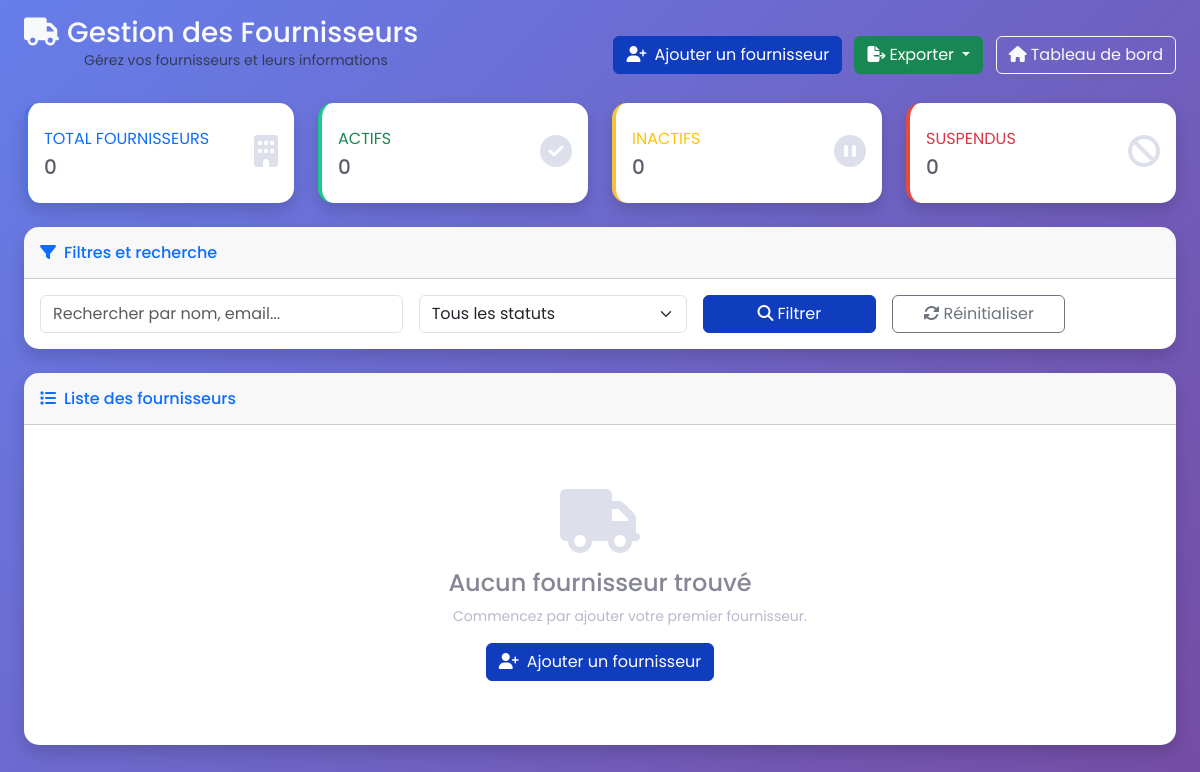
Before: /accounts/suppliers/ (signed in) with the older database file.
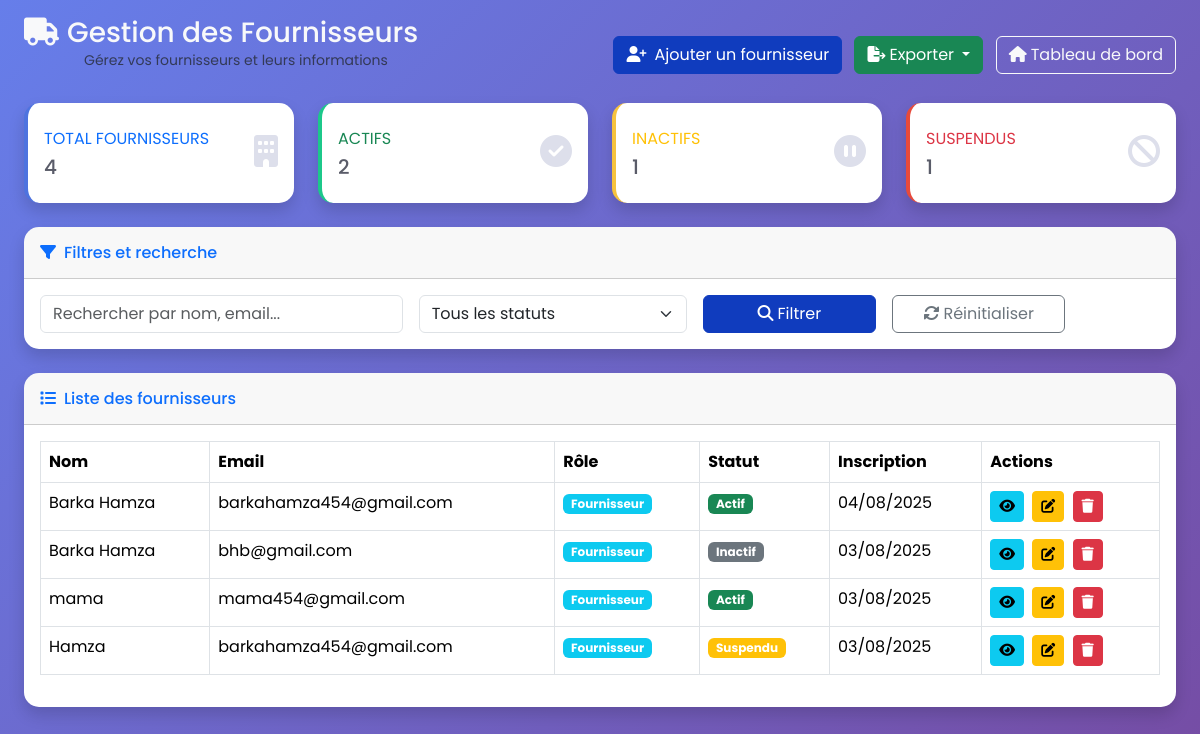
After: the same page with the newer database file.
### apps/core/models.py (models this page shows, shortened)
class Supplier(models.Model):
    class Status(models.TextChoices):
        ACTIVE = "ACTIVE", "Actif"
        INACTIVE = "INACTIVE", "Inactif"
        SUSPENDED = "SUSPENDED", "Suspendu"
    name = models.CharField(max_length=200, verbose_name="Nom du fournisseur")
    contact_person = models.CharField(max_length=150, verbose_name="Personne de contact")
    email = models.EmailField(verbose_name="Email")
    phone_regex = RegexValidator(
        regex=r'^\+?1?\d{9,15}$',
        message="Le numéro doit être au format: '+999999999'. 15 chiffres maximum."
    )
    phone = models.CharField(validators=[phone_regex], max_length=17, verbose_name="Téléphone")
    address = models.TextField(verbose_name="Adresse complète")
    city = models.CharField(max_length=100, verbose_name="Ville")
    postal_code = models.CharField(max_length=20, verbose_name="Code postal")
    country = models.CharField(max_length=100, default="France", verbose_name="Pays")
    tax_number = models.CharField(max_length=50, blank=True, verbose_name="Numéro TVA")
    payment_terms = models.CharField(max_length=100, default="30 jours", verbose_name="Conditions de paiement")
    credit_limit = models.DecimalField(max_digits=12, decimal_places=2, default=0.00, verbose_name="Limite de crédit (€)")
    status = models.CharField(max_length=20, choices=Status.choices, default=Status.ACTIVE, verbose_name="Statut")
    notes = models.TextField(blank=True, verbose_name="Notes internes")
    created_at = models.DateTimeField(auto_now_add=True, verbose_name="Créé le")
    updated_at = models.DateTimeField(auto_now=True, verbose_name="Modifié le")
    class Meta:
        verbose_name = "Fournisseur"
        verbose_name_plural = "Fournisseurs"
        ordering = ['name']

### apps/accounts/views.py (the view)
# urls.py: path('suppliers/',        views.SupplierListView.as_view(),      name='supplier_list'),
class SupplierListView(LoginRequiredMixin, AdminRequiredMixin, ListView):
    model = Supplier
    template_name = 'accounts/suppliers/supplier_list.html'
    context_object_name = 'suppliers'
    paginate_by = 15
    def get_queryset(self):
        qs = Supplier.objects.all().order_by('-created_at')
        self.form = SupplierSearchForm(self.request.GET)
        if self.form.is_valid():
            search = self.form.cleaned_data.get('search', '')
            status = self.form.cleaned_data.get('status', '')
            if search:
                qs = qs.filter(name__icontains=search)
            if status:
                qs = qs.filter(status=status)
        return qs
    def get_context_data(self, **kwargs):
        ctx = super().get_context_data(**kwargs)
        form = getattr(self, 'form', SupplierSearchForm())
        qs = ctx['page_obj'].paginator.object_list
        ctx['search_form'] = form
        ctx['total'] = qs.count()
        if form.is_valid():
            ctx['status_filter'] = form.cleaned_data.get('status', '')
        else:
            ctx['status_filter'] = ''
        ctx['status_choices'] = Supplier.Status.choices
        ctx['active'] = qs.filter(status=Supplier.Status.ACTIVE).count()
        ctx['inactive'] = qs.filter(status=Supplier.Status.INACTIVE).count()
        ctx['suspended'] = qs.filter(status=Supplier.Status.SUSPENDED).count()
        return ctx

### apps/accounts/forms.py
class SupplierSearchForm(forms.Form):
    search = forms.CharField(
        required=False,
        widget=forms.TextInput(attrs={'class':'form-control','placeholder':'Rechercher par nom, email…'}),
        label=""
    )
    status = forms.ChoiceField(
        required=False,
        choices=[('', 'Tous les statuts')] + list(Supplier.Status.choices),
        widget=forms.Select(attrs={'class':'form-select'})
    )

### apps/accounts/models.py (called while the page is built)
    def is_admin(self):
        return self.role == self.Role.ADMIN

### apps/accounts/views.py (called while the page is built)
    def test_func(self):
        return self.request.user.is_authenticated and self.request.user.is_admin()

### apps/accounts/templates/accounts/suppliers/supplier_list.html (shortened to what the changed rows need)
{% extends 'base.html' %}
{% load crispy_forms_tags %}
{% block content %}
<div class="container-fluid px-4 mt-5">
    <div class="d-flex justify-content-between align-items-center mb-4 supplier-header">
        <div>
            <h1 class="h3 mb-0 text-light header_titre">
                <i class="fas fa-truck me-2 text-light"></i>Gestion des Fournisseurs
            </h1>
        </div>
    </div>
    <div class="row mb-4">
        <div class="col-xl-3 col-md-6">
            <div class="card border-left-primary shadow h-100 py-2">
                <div class="card-body">
                    <div class="row no-gutters align-items-center">
                        <div class="col mr-2">
                            <div class="text-xs font-weight-bold text-primary text-uppercase mb-1">
                                Total Fournisseurs
                            </div>
                            <div class="h5 mb-0 font-weight-bold text-gray-800">{{ total }}</div>
                        </div>
                    </div>
                </div>
            </div>
        </div>
        <div class="col-xl-3 col-md-6">
            <div class="card border-left-success shadow h-100 py-2">
                <div class="card-body">
                    <div class="row no-gutters align-items-center">
                        <div class="col mr-2">
                            <div class="text-xs font-weight-bold text-success text-uppercase mb-1">
                                Actifs
                            </div>
                            <div class="h5 mb-0 font-weight-bold text-gray-800">{{ active }}</div>
                        </div>
                    </div>
                </div>
            </div>
        </div>
        <div class="col-xl-3 col-md-6">
            <div class="card border-left-warning shadow h-100 py-2">
                <div class="card-body">
                    <div class="row no-gutters align-items-center">
                        <div class="col mr-2">
                            <div class="text-xs font-weight-bold text-warning text-uppercase mb-1">
                                Inactifs
                            </div>
                            <div class="h5 mb-0 font-weight-bold text-gray-800">{{ inactive }}</div>
                        </div>
                    </div>
                </div>
            </div>
        </div>
        <div class="col-xl-3 col-md-6">
            <div class="card border-left-danger shadow h-100 py-2">
                <div class="card-body">
                    <div class="row no-gutters align-items-center">
                        <div class="col mr-2">
                            <div class="text-xs font-weight-bold text-danger text-uppercase mb-1">
                                Suspendus
                            </div>
                            <div class="h5 mb-0 font-weight-bold text-gray-800">{{ suspended }}</div>
                        </div>
                    </div>
                </div>
            </div>
        </div>
    </div>
    <div class="card shadow mb-4">
        <div class="card-body">
            {% if suppliers %}
                <div class="table-responsive">
                    <table class="table table-bordered" width="100%" cellspacing="0">
                        <thead>
                            <tr>
                                <th>Nom</th>
                                <th>Email</th>
                                <th>Rôle</th>
                                <th>Statut</th>
                                <th>Inscription</th>
                                <th>Actions</th>
                            </tr>
                        </thead>
                        <tbody>
                            {% for supplier in suppliers %}
                                <tr>
                                    <td class="font-weight-bold">{{ supplier.name }}</td>
                                    <td>{{ supplier.email }}</td>
                                    <td>
                                        <span class="badge bg-info">Fournisseur</span>
                                    </td>
                                    <td>
                                        {% if supplier.status == 'ACTIVE' %}
                                            <span class="badge bg-success">Actif</span>
                                        {% elif supplier.status == 'INACTIVE' %}
                                            <span class="badge bg-secondary">Inactif</span>
                                        {% else %}
                                            <span class="badge bg-warning">Suspendu</span>
                                        {% endif %}
                                    </td>
                                    <td>{{ supplier.created_at|date:"d/m/Y" }}</td>
                                    <td>
                                        <a href="{% url 'accounts:supplier_detail' supplier.pk %}"
                                           class="btn btn-info btn-sm me-1" title="Voir">
                                            <i class="fas fa-eye"></i>
                                        </a>
                                        <a href="{% url 'accounts:supplier_edit' supplier.pk %}"
                                           class="btn btn-warning btn-sm me-1" title="Modifier">
                                            <i class="fas fa-edit"></i>
                                        </a>
                                        <a href="{% url 'accounts:supplier_delete' supplier.pk %}"
                                           class="btn btn-danger btn-sm" title="Supprimer">
                                            <i class="fas fa-trash"></i>
                                        </a>
                                    </td>
                                </tr>
                            {% endfor %}
                        </tbody>
                    </table>
                </div>
            {% else %}
                <div class="text-center py-5">
                    <i class="fas fa-truck fa-4x text-gray-300 mb-3"></i>
                    <h4 class="text-gray-600">Aucun fournisseur trouvé</h4>
                    <p class="text-gray-500">Commencez par ajouter votre premier fournisseur.</p>
                    <a href="{% url 'accounts:supplier_add' %}" class="btn btn-primary">
                        <i class="fas fa-user-plus me-2"></i>Ajouter un fournisseur
                    </a>
                </div>
            {% endif %}
        </div>
    </div>
</div>
{% endblock %}

Changed rows visible on the page:
added Supplier: name "Barka Hamza", email "barkahamza454@gmail.com", status "Actif", created_at "04/08/2025"
added Supplier: name "Barka Hamza", email "bhb@gmail.com", status "Inactif", created_at "03/08/2025"
added Supplier: name "mama", email "mama454@gmail.com", status "Actif", created_at "03/08/2025"
added Supplier: name "Hamza", email "barkahamza454@gmail.com", status "Suspendu", created_at "03/08/2025"
Other visible differences:
{{ total }}: "0" → "4"
{{ active }}: "0" → "2"
{{ inactive }}: "0" → "1"
{{ suspended }}: "0" → "1"
text no longer shown: "Aucun fournisseur trouvé Commencez par ajouter votre premier fournisseur. Ajouter un fournisseur"
text now shown: "Nom Email Rôle Statut Inscription Actions"
